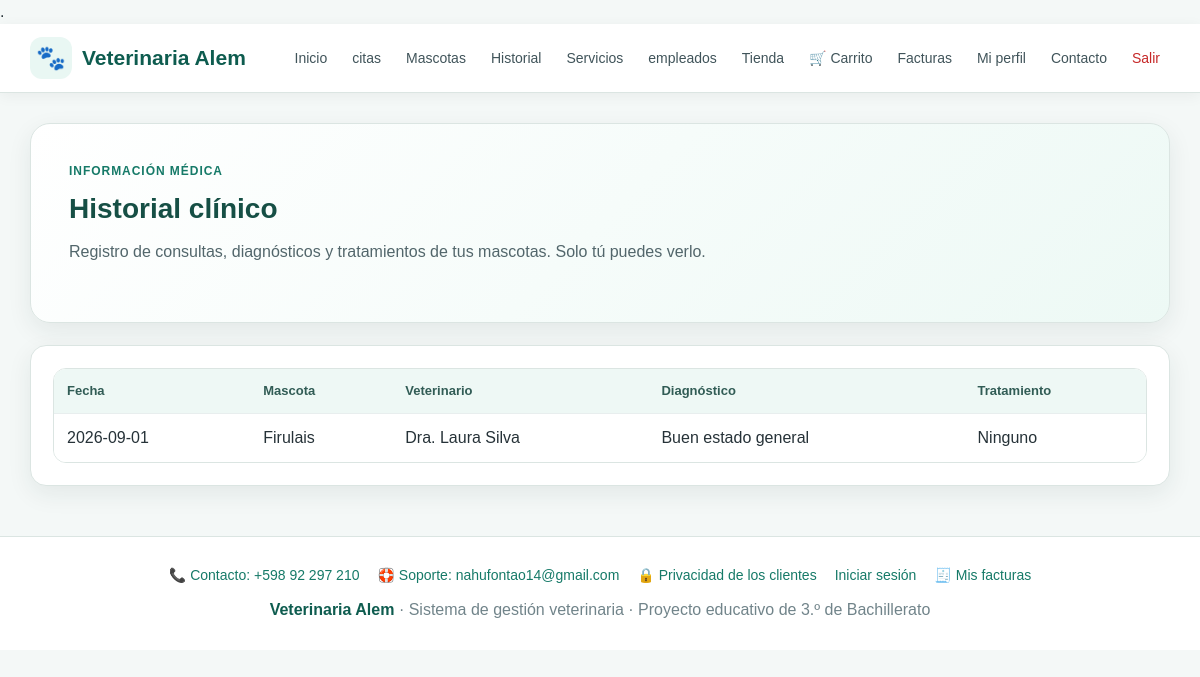
/historial.php (signed in), run on the app's committed database.
### tables this page shows
CREATE TABLE historial(
 id INT AUTO_INCREMENT PRIMARY KEY,
 id_mascota INT NOT NULL,
 id_empleado INT NOT NULL,
 fecha DATE NOT NULL,
 diagnostico TEXT NOT NULL,
 tratamiento TEXT,
 observaciones TEXT,
 vacunas TEXT,
 FOREIGN KEY(id_mascota) REFERENCES mascotas(id) ON UPDATE CASCADE ON DELETE RESTRICT,
 FOREIGN KEY(id_empleado) REFERENCES empleados(id) ON UPDATE CASCADE ON DELETE RESTRICT
);

CREATE TABLE mascotas(
 id INT AUTO_INCREMENT PRIMARY KEY,
 nombre VARCHAR(100) NOT NULL,
 especie VARCHAR(50) NOT NULL,
 raza VARCHAR(80),
 sexo VARCHAR(20),
 fecha_nacimiento DATE NULL,
 peso DECIMAL(6,2) NULL,
 id_cliente INT NOT NULL,
 FOREIGN KEY(id_cliente) REFERENCES clientes(id) ON UPDATE CASCADE ON DELETE RESTRICT
);

CREATE TABLE empleados(
 id INT AUTO_INCREMENT PRIMARY KEY,
 id_usuario INT NULL,
 nombre VARCHAR(100) NOT NULL,
 especialidad VARCHAR(100),
 puestos VARCHAR(100),
 horario VARCHAR(100),
 salario DECIMAL(10,2) NULL,
 rango VARCHAR(50),
 telefono VARCHAR(30),
 email VARCHAR(150)
);

### includes/helpers.php (called while the page is built, shortened)
<?php
function dueno_id_actual($conexion) {
    $uid = (int)($_SESSION["usuario_id"] ?? 0);
    $stmt = $conexion->prepare("SELECT nombre, email, id_cliente FROM usuarios WHERE id = ?");
    $stmt->bind_param("i", $uid);
    $stmt->execute();
    $u = $stmt->get_result()->fetch_assoc();
    if (!empty($u["id_cliente"])) return (int)$u["id_cliente"];
    $id = (int)$conexion->insert_id;
    return $id;
}

### historial.php (the view, shortened to what this page needs)
<?php
require "conexion.php";
require "includes/header.php";
$id_cliente = dueno_id_actual($conexion);
$sql = "SELECT h.*, m.nombre AS mascota, v.nombre AS veterinario
        FROM historial h
        JOIN mascotas m ON m.id = h.id_mascota
        JOIN empleados v ON v.id = h.id_empleado
        WHERE m.id_cliente = ?
        ORDER BY h.fecha DESC";
$stmt = $conexion->prepare($sql);
$stmt->bind_param("i", $id_cliente);
$stmt->execute();
$r = $stmt->get_result();
?>
<section class="hero">
    <div class="hero-kicker">Información médica</div>
    <h2>Historial clínico</h2>
    <p>Registro de consultas, diagnósticos y tratamientos de tus mascotas. Solo tú puedes verlo.</p>
</section>
<div class="table-card">
    <div class="table-wrap">
        <table>
            <tr><th>Fecha</th><th>Mascota</th><th>Veterinario</th><th>Diagnóstico</th><th>Tratamiento</th></tr>
            <?php while ($x = $r->fetch_assoc()): ?>
                <tr>
                    <td><?= htmlspecialchars($x["fecha"]) ?></td>
                    <td><?= htmlspecialchars($x["mascota"]) ?></td>
                    <td><?= htmlspecialchars($x["veterinario"]) ?></td>
                    <td><?= htmlspecialchars($x["diagnostico"]) ?></td>
                    <td><?= htmlspecialchars($x["tratamiento"]) ?></td>
                </tr>
            <?php endwhile; ?>
        </table>
    </div>
</div>
<?php require "includes/footer.php"; ?>

### css/estilos.css (style rules this page uses)
* { box-sizing:border-box }
:root { --verde:#167a68; --verde-oscuro:#0e5c4f; --verde-claro:#e9f7f3; --azul:#2563eb; --rojo:#c62828; --amarillo:#d88900; --texto:#263238; --gris:#607d8b; --fondo:#f4f8f7; --blanco:#ffffff; --borde:#dbe5e2; --sombra:0 8px 24px rgba(25,55,50,.08); }
html { scroll-behavior:smooth }
body { margin:0; font-family:Arial,Helvetica,sans-serif; background:var(--fondo); color:var(--texto); line-height:1.5; }
.hero { background:linear-gradient(135deg,#ffffff 0%,#edf9f5 100%); border:1px solid var(--borde); border-radius:20px; padding:38px; box-shadow:var(--sombra); margin-bottom:22px; }
.hero-kicker { color:var(--verde); font-weight:700; text-transform:uppercase; letter-spacing:.08em; font-size:12px; margin-bottom:8px; }
.hero h1,.hero h2 { margin:0 0 10px; color:#164f45; }
.hero h2 { font-size:28px }
.hero p { margin:0 0 20px;color:#52666b;max-width:760px }
.card,.form-card,.table-card { background:var(--blanco); border:1px solid var(--borde); border-radius:16px; padding:22px; box-shadow:var(--sombra); margin-bottom:20px; }
.table-wrap { overflow-x:auto; background:#fff; border:1px solid var(--borde); border-radius:13px; }
table { width:100%; min-width:650px; border-collapse:collapse; background:#fff; }
th,td { padding:12px 13px; border-bottom:1px solid #e8eeee; text-align:left; vertical-align:top; }
th { background:#eef8f5; color:#315c55; font-size:13px; }
tr:last-child td { border-bottom:0 }

### data on the page
historial: fecha "2026-09-01", id_mascota.nombre "Firulais", id_empleado.nombre "Dra. Laura Silva", diagnostico "Buen estado general", tratamiento "Ninguno"

### other printed values
VET_TELEFONO "+598 92 297 210"
VET_EMAIL_SOPORTE "nahufontao14@gmail.com"
